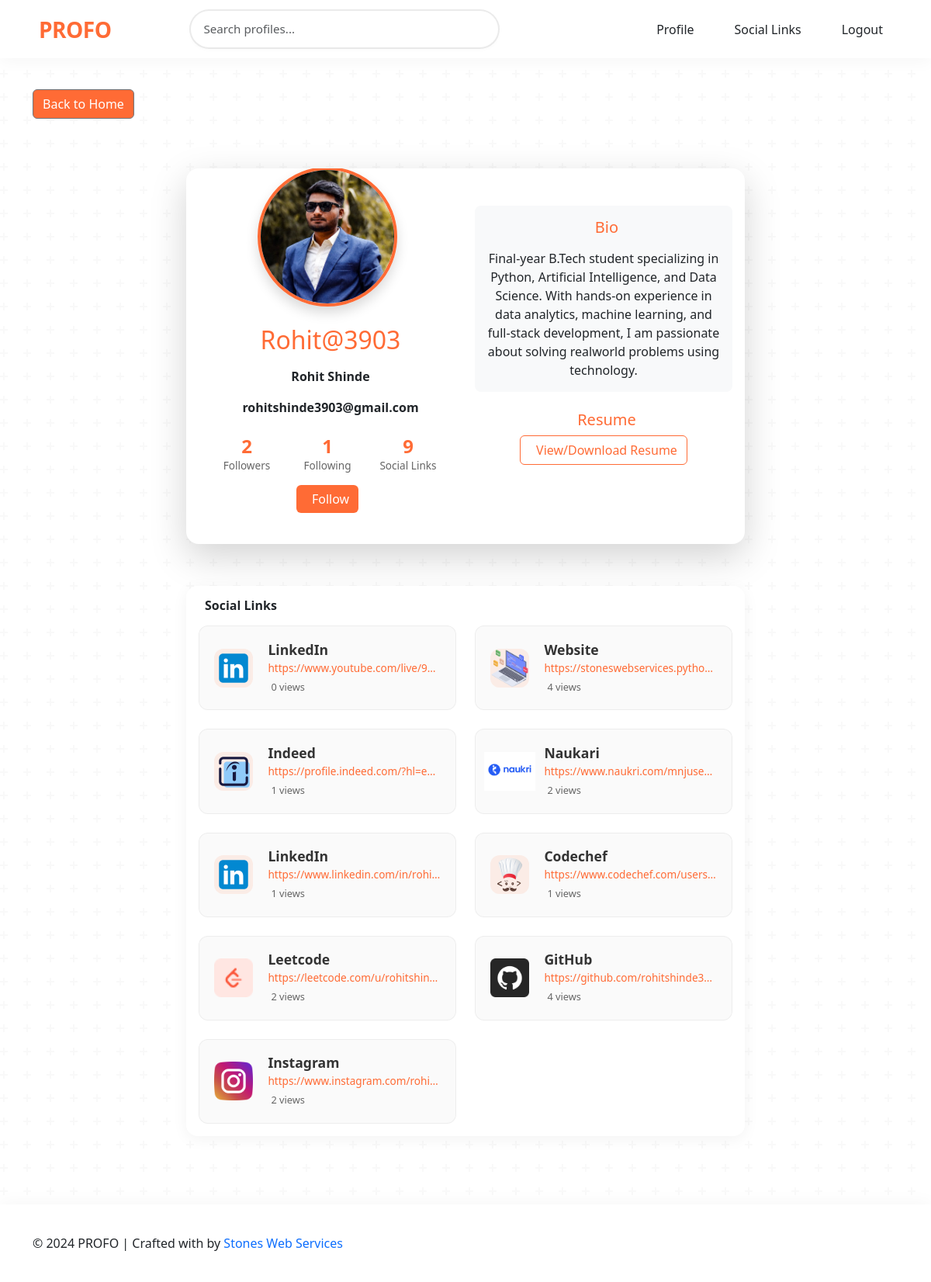
/users/Rohit@3903/, run on the app's committed database.
### users/models.py (models this page shows, shortened)
class CustomUser(AbstractUser):
    role = models.CharField(max_length=10, default='user')
    email = models.EmailField(unique=True)
    is_email_verified = models.BooleanField(default=False)
    is_mobile_verified = models.BooleanField(default=False)
    bio = models.TextField(blank=True, null=True)
    profile_picture = models.ImageField(upload_to='profile_pics/', blank=True, null=True, default='profile_pics/df.png')
    resume = models.FileField(upload_to='resumes/', blank=True, null=True)
    following = models.ManyToManyField(
        'self',
        symmetrical=False,
        through='Follow',
        through_fields=('follower', 'followed'),
        related_name='followers',
    )
    mobile_number = models.CharField(max_length=15, blank=True, null=True)
    users_skill = models.ManyToManyField(Skill, blank=True, related_name='users')
    intro_video = models.FileField(upload_to='intro_videos/', null=True, blank=True)
    career_growth = models.TextField(blank=True, null=True)
    tagline = models.CharField(max_length=255, blank=True, null=True)

class SocialMediaLink(models.Model):
    PLATFORM_CHOICES = [
        ('Facebook', 'Facebook'),
        ('Twitter', 'Twitter'),
        ('Instagram', 'Instagram'),
        ('LinkedIn', 'LinkedIn'),
        ('YouTube', 'YouTube'),
        ('GitHub', 'GitHub'),
        ('Website', 'Personal Website'),
        ('Leetcode', 'Leetcode'),
        ('Codechef', 'Codechef'),
        ('Naukari', 'Naukari'),
        ('Indeed', 'Indeed'),
        ('Other', 'Other'),
    ]
    user = models.ForeignKey(
        settings.AUTH_USER_MODEL,
        related_name='social_links',
        on_delete=models.CASCADE
    )
    platform = models.CharField(
        max_length=100,
        choices=PLATFORM_CHOICES,
        default='Instagram'
    )
    url = models.URLField(help_text="Enter the full URL (e.g., https://example.com)")
    description = models.CharField(
        max_length=255,
        blank=True,
        null=True,
        help_text="Optional description about the social media link"
    )
    click_count = models.PositiveIntegerField(default=0, editable=False)  # Track the number of clicks
    created_at = models.DateTimeField(auto_now_add=True)  # Automatically set the timestamp when created
    updated_at = models.DateTimeField(auto_now=True)  # Automatically update the timestamp when modified
    is_active = models.BooleanField(
        default=True,
        help_text="Uncheck this to disable the social media link."
    )
    is_private = models.BooleanField(
        default=False,
        help_text="Check this to make the link private."
    )
    class Meta:
        verbose_name = "Social Media Link"
        verbose_name_plural = "Social Media Links"
        ordering = ['-created_at']  # Default ordering: newest first

### users/views.py (the view)
# urls.py: path('<str:username>/', views.public_profile, name='public_profile'),
def public_profile(request, username):
    user = get_object_or_404(CustomUser, username=username)
    social_links = user.social_links.filter(is_private=False)
    most_clicked_links = []
    for link in social_links:
        daily_clicks = (
            LinkClick.objects.filter(link=link)
            .annotate(date=TruncDate('clicked_at'))
            .values('date')
            .annotate(click_count=Count('id'))
            .order_by('date')
        )
        link.daily_clicks = list(daily_clicks)  # Attach daily trends to each link
        most_clicked_links.append(link)
    return render(request, 'users/public_profile.html', {
        'user': user,
        'social_links': social_links,
        'most_clicked_links': most_clicked_links,
    })

### PROFO/context_processors.py (called while the page is built)
def unread_notifications_count(request):
    if request.user.is_authenticated:
        return {
            'unread_notifications_count': request.user.notifications.filter(is_read=False).count()
        }
    return {}

### users/templates/users/public_profile.html (shortened to what this page needs)
{% extends 'users/base.html' %}
{% block content %}
{% if user.is_authenticated %}
<div class="d-flex float-left mt-0 mb-3">
    <a href="{% url 'home' %}" style="color: #ffffff; background-color:#FF6B35" class="btn btn-secondary">Back to Home</a>
</div>
{% endif %}
<div class="container py-5">
    <div class="row justify-content-center">
        <div class="col-lg-8 col-md-10 col-sm-12">
            <div class="card shadow-lg border-0 rounded-4 position-relative overflow-hidden">
                <div class="card-body pt-5 position-relative" style="z-index: 1;">
                    <div class="row">
                        <div class="col-lg-6 mb-4">
                            <div class="user-info">
                                <div class="text-center position-relative mb-4">
                                    {% load static %}
                                    <div class="profile-image-container">
                                        {% if user.profile_picture %}
                                            <img src="{{ user.profile_picture.url }}" alt="{{ user.username }}"
                                                 class="rounded-circle profile-image shadow"
                                                 style="width: 180px; height: 180px; object-fit: cover; cursor: pointer; border: 4px solid #FF6B35;"
                                                 data-bs-toggle="modal"
                                                 data-bs-target="#profileImageModal">
                                        {% else %}
                                            <img src="{% static 'users/default/df.png' %}" alt="Default Profile"
                                                 class="rounded-circle profile-image shadow"
                                                 style="width: 180px; height: 180px; object-fit: cover; cursor: pointer; border: 4px solid #FF6B35;"
                                                 data-bs-toggle="modal"
                                                 data-bs-target="#profileImageModal">
                                        {% endif %}
                                    </div>
                                </div>
                                <h2 class="text-center mb-3" style="color: #FF6B35;">
                                    {{ user.username }}
                                </h2>
                                {% if user.first_name %}
                                    <div class="text-center mb-3">
                                        <span class="fw-bold">{{ user.first_name }} {{ user.last_name }}</span>
                                    </div>
                                    <div class="text-center mb-3">
                                        <span class="fw-bold">{{ user.email }}</span>
                                    </div>
                                {% endif %}
                                <div class="stats-container d-flex justify-content-center gap-4">
                                    <div class="stat-card text-center">
                                        <a href="{% url 'view_followers' user.username %}" style="text-decoration: none;">
                                            <div class="stat-value">{{ user.followers.count }}</div>
                                            <div class="stat-label">Followers</div>
                                        </a>
                                    </div>
                                    <div class="stat-card text-center">
                                        <a href="{% url 'view_following' user.username %}" style="text-decoration: none;">
                                            <div class="stat-value">{{ user.following.count }}</div>
                                            <div class="stat-label">Following</div>
                                        </a>
                                    </div>
                                    <div class="stat-card text-center">
                                        <div class="stat-value">{{ user.social_links.count }}</div>
                                        <div class="stat-label">Social Links</div>
                                    </div>
                                </div>
                                {% if user != request.user %}
                                    <div class="text-center mt-3">
                                        {% if user in request.user.following.all %}
                                            <a href="{% url 'unfollow_user' user.id %}" class="btn btn-outline-danger">
                                                <i class="bi bi-person-dash-fill me-2"></i>Unfollow
                                            </a>
                                        {% else %}
                                            <a href="{% url 'follow_user' user.id %}" class="btn btn-orange">
                                                Follow
                                            </a>
                                        {% endif %}
                                    </div>
                                {% endif %}
                            </div>
                        </div>
                        <div class="col-lg-6">
                            <div class="bio-resume">
                                <div class="bio-section bg-light p-3 rounded-3 mb-4">
                                    <h5 class="text-center mb-3" style="color: #FF6B35;">
                                        Bio
                                    </h5>
                                    <p class="text-center mb-0">
                                        {% if user.bio %}
                                            {{ user.bio }}
                                        {% else %}
                                            <span class="text-muted">No Bio Added</span>
                                        {% endif %}
                                    </p>
                                </div>
                                <div class="text-center mb-4">
                                    <h5 style="color: #FF6B35;">
                                        Resume
                                    </h5>
                                    {% if user.resume %}
                                        <a href="{{ user.resume.url }}" class="btn btn-outline-orange" target="_blank">
                                            View/Download Resume
                                        </a>
                                    {% else %}
                                        <p class="text-muted mb-0">No Resume Uploaded</p>
                                    {% endif %}
                                </div>
                            </div>
                        </div>
                    </div>
                </div>
            </div>
        </div>
    </div>
    <div class="row justify-content-center mt-4">
        <div class="col-lg-8">
            <div class="card feature-card">
                <div class="card-body">
                    <div class="d-flex justify-content-between align-items-center mb-3">
                        <h5 class="h6 fw-bold mb-0">
                            Social Links
                        </h5>
                    </div>
                    <div class="social-links-grid">
                        {% for link in user.social_links.all %}
                            {% if not link.is_private %}
                                <div class="social-link-card">
                                    <div class="platform-icon">
                                        <a href="{% url 'track_social_link' link.id %}" style="text-decoration:none" target="_blank">
                                            <img height="50" src="{% static 'users/icons/'|add:link.platform|add:'.png' %}"
                                                 onerror="this.onerror=null;this.src='{% static 'users/icons/website.png' %}';"
                                                 alt="{{ link.platform }} icon" class="icon-img">
                                        </a>
                                    </div>
                                    <div class="link-details">
                                        <a href="{% url 'track_social_link' link.id %}" style="text-decoration:none" target="_blank">
                                            <h4 class="platform-name">{{ link.platform }}</h4>
                                        </a>
                                        <a href="{% url 'track_social_link' link.id %}" target="_blank" class="link-url">{{ link.url }}</a>
                                        <div class="link-stats">
                                            <span class="stats-item">
                                                {{ link.click_count }} views
                                            </span>
                                        </div>
                                    </div>
                                </div>
                            {% endif %}
                        {% empty %}
                            <p class="text-muted text-center mb-0">No social links added yet</p>
                        {% endfor %}
                    </div>
                </div>
            </div>
        </div>
    </div>
</div>
{% endblock %}

### users/templates/users/base.html (style rules this page uses)
:root { --primary-color: #ff6b35; --primary-hover: #ff8659; --secondary-color: #2b2d42; --body-bg: #ffffff; --nav-height: 75px; }
body { background-color: var(--body-bg); background-image: var(--texture-overlay); min-height: 100vh; display: flex; flex-direction: column; }

### users/templates/users/public_profile.html (style rules this page uses)
.profile-image-container { margin-top: -50px; z-index: 2; position: relative; }
.stats-container { display: flex; justify-content: center; gap: 1.5rem; margin-top: 1.5rem; }
.stat-card { text-align: center; min-width: 80px; }
.stat-value { font-size: 1.5rem; font-weight: bold; color: #FF6B35; line-height: 1.2; }
.stat-label { font-size: 0.85rem; color: #666; line-height: 1.4; }
.feature-card { background: rgba(255, 255, 255, 0.95); border-radius: 15px; border: none; box-shadow: 0 4px 20px rgba(0,0,0,0.05); backdrop-filter: blur(10px); margin-top: 30px; }
.btn-orange { background-color: #FF6B35; color: white; border: none; transition: all 0.3s ease; }
.btn-outline-orange { color: #FF6B35; border-color: #FF6B35; transition: all 0.3s ease; }
.profile-image { transition: transform 0.3s ease; }
.social-links-grid { display: grid; grid-template-columns: repeat(auto-fill, minmax(300px, 1fr)); gap: 1.5rem; }
.social-link-card { display: flex; align-items: center; gap: 1.2rem; padding: 1.2rem; background: rgba(0,0,0,0.02); border-radius: 12px; transition: all 0.3s ease; border: 1px solid rgba(0,0,0,0.05); height: 100%; }
.platform-icon { width: 50px; height: 50px; background: rgba(255,107,53,0.1); border-radius: 12px; display: flex; align-items: center; justify-content: center; flex-shrink: 0; }
.link-details { flex: 1; min-width: 0; }
.platform-name { font-size: 1.1rem; font-weight: 600; margin: 0 0 0.2rem 0; color: #333; white-space: nowrap; overflow: hidden; text-overflow: ellipsis; }
.link-url { display: block; font-size: 0.85rem; color: #FF6B35; text-decoration: none; white-space: nowrap; overflow: hidden; text-overflow: ellipsis; margin-bottom: 0.3rem; }
.link-stats { font-size: 0.8rem; color: #666; }
.bio-section { min-height: 150px; display: flex; flex-direction: column; justify-content: center; }

### data on the page
CustomUser: profile_picture (picture), username "Rohit@3903", first_name "Rohit", last_name "Shinde", email "rohitshinde3903@gmail.com", followers.count "2", following.count "1", social_links.count "9", bio "Final-year B.Tech student specializing in Python, Artificial Intelligence, and Data Science. With hands-on experience in data analytics, machine learning, and full-stack development, I am passionate about solving realworld problems using technology."
SocialMediaLink: platform (picture), platform "LinkedIn", url "https://www.youtube.com/live/9…", click_count "0"
SocialMediaLink: platform (picture), platform "Website", url "https://stoneswebservices.pytho…", click_count "4"
SocialMediaLink: platform (picture), platform "Indeed", url "https://profile.indeed.com/?hl=e…", click_count "1"
SocialMediaLink: platform (picture), platform "Naukari", url "https://www.naukri.com/mnjuse…", click_count "2"
SocialMediaLink: platform (picture), platform "LinkedIn", url "https://www.linkedin.com/in/rohi…", click_count "1"
SocialMediaLink: platform (picture), platform "Codechef", url "https://www.codechef.com/users…", click_count "1"
SocialMediaLink: platform (picture), platform "Leetcode", url "https://leetcode.com/u/rohitshin…", click_count "2"
SocialMediaLink: platform (picture), platform "GitHub", url "https://github.com/rohitshinde3…", click_count "4"
SocialMediaLink: platform (picture), platform "Instagram", url "https://www.instagram.com/rohi…", click_count "2"
